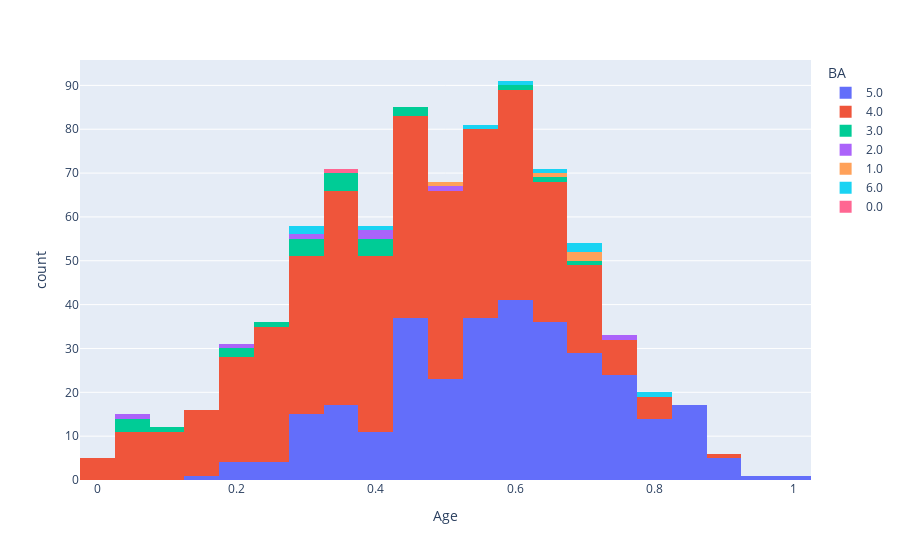

Notebook code cell kept with this figure:
### Code cell
fig = px.histogram(dfagenormalized, x= "Age", color= "BA")
fig.show()

### Figure 1 — Plotly figure (JSON) as saved in the notebook; plotly's stock layout.template omitted (floating-point values rounded to 4 significant figures; data arrays with more than 128 entries replaced by an {"elided": "..."} marker saying what was removed)
{"data": [{"alignmentgroup": "True", "bingroup": "x", "hovertemplate": "BA=5.0<br>Age=%{x}<br>count=%{y}<extra></extra>", "legendgroup": "5.0", "marker": {"color": "#636efa", "pattern": {"shape": ""}}, "name": "5.0", "offsetgroup": "5.0", "orientation": "v", "showlegend": true, "type": "histogram", "x": {"elided": "317 float values"}, "xaxis": "x", "yaxis": "y"}, {"alignmentgroup": "True", "bingroup": "x", "hovertemplate": "BA=4.0<br>Age=%{x}<br>count=%{y}<extra></extra>", "legendgroup": "4.0", "marker": {"color": "#EF553B", "pattern": {"shape": ""}}, "name": "4.0", "offsetgroup": "4.0", "orientation": "v", "showlegend": true, "type": "histogram", "x": {"elided": "468 float values"}, "xaxis": "x", "yaxis": "y"}, {"alignmentgroup": "True", "bingroup": "x", "hovertemplate": "BA=3.0<br>Age=%{x}<br>count=%{y}<extra></extra>", "legendgroup": "3.0", "marker": {"color": "#00cc96", "pattern": {"shape": ""}}, "name": "3.0", "offsetgroup": "3.0", "orientation": "v", "showlegend": true, "type": "histogram", "x": [0.3077, 0.4359, 0.641, 0.2051, 0.3974, 0.3462, 0.3205, 0.6923, 0.1923, 0.3077, 0.4487, 0.359, 0.4231, 0.359, 0.6026, 0.03846, 0.03846, 0.1154, 0.3205, 0.2692, 0.0641, 0.359, 0.4231, 0.3846], "xaxis": "x", "yaxis": "y"}, {"alignmentgroup": "True", "bingroup": "x", "hovertemplate": "BA=2.0<br>Age=%{x}<br>count=%{y}<extra></extra>", "legendgroup": "2.0", "marker": {"color": "#ab63fa", "pattern": {"shape": ""}}, "name": "2.0", "offsetgroup": "2.0", "orientation": "v", "showlegend": true, "type": "histogram", "x": [0.3846, 0.7436, 0.3974, 0.5, 0.2821, 0.2179, 0.0641], "xaxis": "x", "yaxis": "y"}, {"alignmentgroup": "True", "bingroup": "x", "hovertemplate": "BA=1.0<br>Age=%{x}<br>count=%{y}<extra></extra>", "legendgroup": "1.0", "marker": {"color": "#FFA15A", "pattern": {"shape": ""}}, "name": "1.0", "offsetgroup": "1.0", "orientation": "v", "showlegend": true, "type": "histogram", "x": [0.6538, 0.5128, 0.6923, 0.6795], "xaxis": "x", "yaxis": "y"}, {"alignmentgroup": "True", "bingroup": "x", "hovertemplate": "BA=6.0<br>Age=%{x}<br>count=%{y}<extra></extra>", "legendgroup": "6.0", "marker": {"color": "#19d3f3", "pattern": {"shape": ""}}, "name": "6.0", "offsetgroup": "6.0", "orientation": "v", "showlegend": true, "type": "histogram", "x": [0.7949, 0.5385, 0.4231, 0.2949, 0.6795, 0.641, 0.5769, 0.6923, 0.2949], "xaxis": "x", "yaxis": "y"}, {"alignmentgroup": "True", "bingroup": "x", "hovertemplate": "BA=0.0<br>Age=%{x}<br>count=%{y}<extra></extra>", "legendgroup": "0.0", "marker": {"color": "#FF6692", "pattern": {"shape": ""}}, "name": "0.0", "offsetgroup": "0.0", "orientation": "v", "showlegend": true, "type": "histogram", "x": [0.3462], "xaxis": "x", "yaxis": "y"}], "layout": {"barmode": "relative", "legend": {"title": {"text": "BA"}, "tracegroupgap": 0}, "margin": {"t": 60}, "xaxis": {"anchor": "y", "domain": [0, 1], "title": {"text": "Age"}}, "yaxis": {"anchor": "x", "domain": [0, 1], "title": {"text": "count"}}}}
